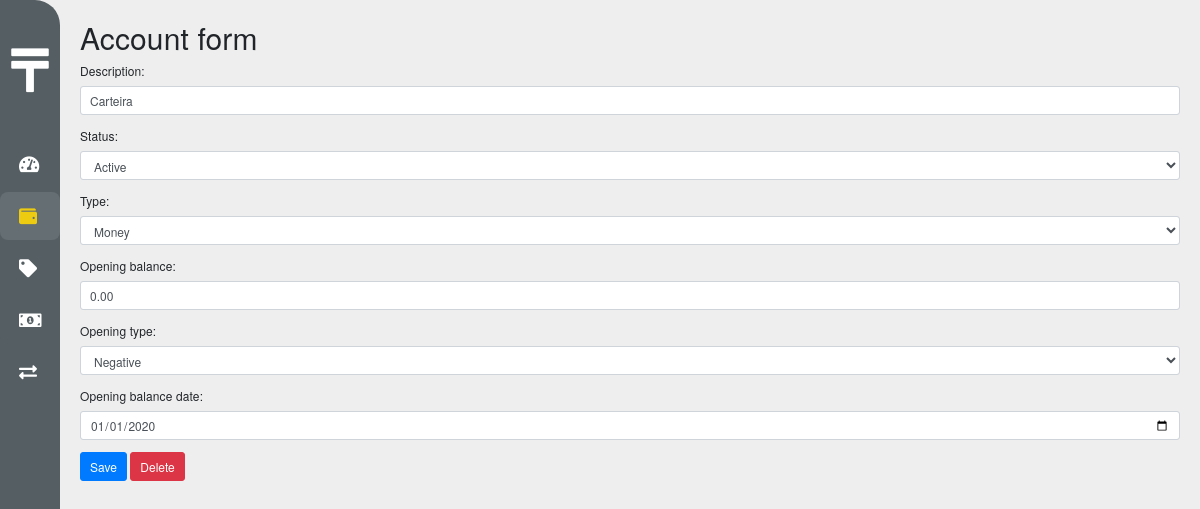
Page /accounts/3 on the committed database.
### core/models.py (models this page shows, shortened)
class Account(BaseModel):
    description = models.CharField(max_length=25, null=False, blank=False)
    status = models.IntegerField(
        choices=StatusChoises.choices, default=StatusChoises.ACTIVE)
    type = models.IntegerField(
        choices=AccountTypeChoises.choices, default=AccountTypeChoises.CA)
    opening_balance = models.DecimalField(max_digits=10, decimal_places=2)
    opening_type = models.IntegerField(
        choices=MovementTypeChoises.choices, default=MovementTypeChoises.POSITIVE)
    opening_balance_date = models.DateField()

### core/views.py (the view)
# urls.py: path('accounts/<int:pk>', views.account_form, name='account_form'),
def account_form(request, pk):
    account = get_object_or_404(Account, pk=pk)
    if request.method == 'POST':
        form = AccountForm(request.POST, instance=account)
        if form.is_valid():
            form.save()
            return redirect('account_list')
    form = AccountForm(instance=account)
    return render(request, 'account/account_form.html', {'form': form, 'id': pk})

### core/forms.py
class AccountForm(ModelForm):
    opening_balance_date = DateField(autofocus=True)
    class Meta:
        model = Account
        fields = ['description', 'status', 'type', 'opening_balance',
                  'opening_type', 'opening_balance_date']

### core/templatetags/tags.py (called while the page is built)
@register.filter('startswith')
def startswith(text, starts):
    if isinstance(text, str):
        return text.startswith(starts)
    return False

### core/templates/account/account_form.html (shortened to what this page needs)
{% extends ajax|yesno:'base_ajax.html,base.html' %}
{% load static %}
{% block main %}
<h1>Account form</h1>
{% url 'account_delete' id as delete_url %}
<form method="post" action="{{ url_post }}?next={{ next }}">
  {% include 'includes/bootstrap_form.html' with form=form %}
  <button type="submit" class="btn btn-primary">Save</button>
  {% if not ajax %}
  <button type="button" class="btn btn-danger" data-toggle="modal" data-target="#modalDelete">Delete</button>
  {% endif %}
</form>
{% endblock main %}

### core/templates/includes/bootstrap_form.html (shortened to what this page needs)
{% load widget_tweaks %}
{% for field in form.visible_fields %}
  <div class="form-group">
    {{ field.label_tag }}
    {% if form.is_bound %}
      {% if field.errors %}
        {% render_field field class="form-control is-invalid" %}
        {% for error in field.errors %}
          <div class="invalid-feedback">
            {{ error }}
          </div>
        {% endfor %}
      {% else %}
        {% render_field field class="form-control is-valid" %}
      {% endif %}
    {% else %}
      {% render_field field class="form-control" %}
    {% endif %}
  </div>
{% endfor %}

### rows in the picture
Account: description "Carteira" "Active" "Money" "0.00" "Negative" "01/01/2020"

### other values in the picture
{{ field.label_tag }} "Description:" "Status:" "Type:" "Opening balance:" "Opening type:" "Opening balance date:"
